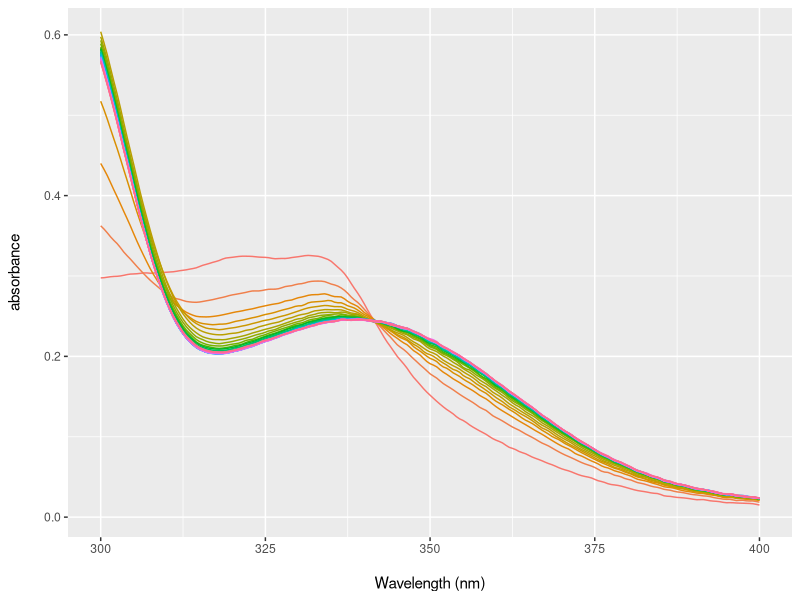

The R script that drew this image:
graphics.off()
remove(list = ls())

library(ggplot2)
library(cowplot)
library(reshape2)

valeurs <- data.frame(read.csv("MDH2 0.5Xan Xox ph6.55 ttes10s.csv", sep = ';', dec = ".", header = TRUE))

c <- 1:ncol(valeurs[-1])
df <- valeurs[-1][ , c%%6==1]
df <- cbind(df[1:31], valeurs[1])
colnames(df) <- c(c(1:31), "wavelength")
df1 <- melt(df, id.vars="wavelength")

g <- ggplot (df1, aes(x= wavelength, y= value, group = variable, color = variable))
g <- g + geom_line()
g <- g + theme(legend.position = "none")
g <- g + scale_x_continuous(name = "\nWavelength (nm)", limits = c(300,400))
g <- g + scale_y_continuous(name = "absorbance\n")
g
save_plot('MDH2 0.5Xan Xox ph6.55 1min.png', g, base_aspect_ratio = 1.3)
